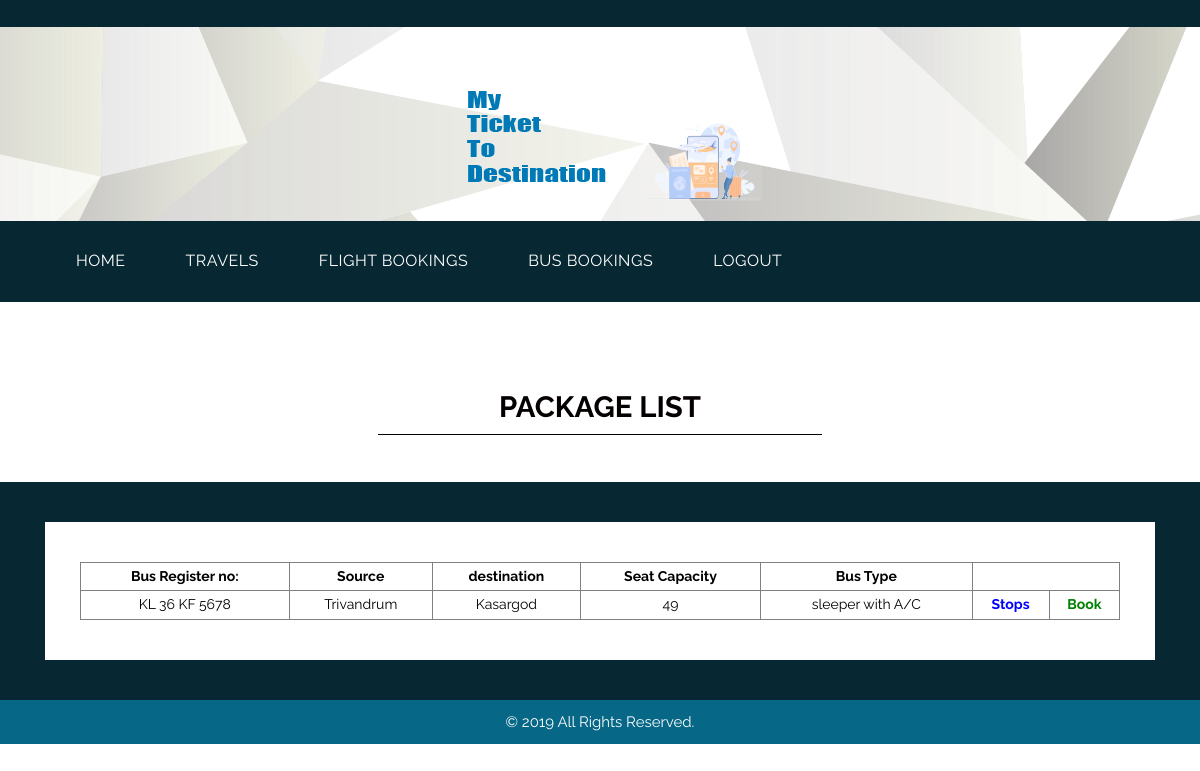
Screenshot of /viewbus.php?cid=1 with the database file from the repository.
### tables this page shows
CREATE TABLE `tbl_bus` (
  `bid` int(11) NOT NULL AUTO_INCREMENT,
  `bregno` varchar(20) NOT NULL,
  `src` varchar(20) NOT NULL,
  `dest` varchar(20) NOT NULL,
  `seat_capacity` int(11) NOT NULL,
  `bus_type` varchar(20) NOT NULL,
  `cid` int(11) DEFAULT NULL,
  PRIMARY KEY (`bid`)
);

### DatabaseCon.php (called while the page is built, shortened)
<?php
class DatabaseCon {
private $dbhost = 'localhost:3306';
private $dbuser = 'root';
private $dbpass = '';
private $conn;
   function __construct()
   		 {
      		$this->conn = mysql_connect($this->dbhost, $this->dbuser, $this->dbpass);
        }
   function selectData($str)
   {
   $retval=mysql_query($str,$this->conn);
   return $retval;
   }
}
?>

### viewbus.php (the view, shortened to what this page needs)
<!DOCTYPE html>
<html lang="en">
<head>
<link rel="stylesheet" type="text/css" href="css/bootstrap.min.css">
<link rel="stylesheet" type="text/css" href="css/style.css">
<link rel="stylesheet" href="css/responsive.css">
<link rel="stylesheet" href="css/jquery.mCustomScrollbar.min.css">
<link rel="stylesheet" href="https://netdna.bootstrapcdn.com/font-awesome/4.0.3/css/font-awesome.css">
<link rel="stylesheet" href="css/owl.carousel.min.css">
<link rel="stylesheet" href="css/owl.theme.default.min.css">
<link rel="stylesheet" href="https://cdnjs.cloudflare.com/ajax/libs/fancybox/2.1.5/jquery.fancybox.min.css" media="screen">
</head>
<body>
	<div class="header_main">
		<div class="container">
			<div class="logo"><a href="#"><img src="images/logo1.png"></a></div>
		</div>
	</div>
	<div class="header">
		<div class="container">
            <div class="col-sm-12">
                 <div class="menu-area">
                    <nav class="navbar navbar-expand-lg ">
                        <div class="collapse navbar-collapse" id="navbarSupportedContent">
                            <ul class="navbar-nav mr-auto">
                        <li class="nav-item active">
                                <a class="nav-link" href="custhome.php">HOME<span class="sr-only">(current)</span></a> </li>
								<li class="nav-item">
                                <a class="nav-link" href="uviewcom.php">TRAVELS</a></li>
<li class="nav-item">
                                <a class="nav-link" href="vfbook.php">FLIGHT BOOKINGS</a></li>
<li class="nav-item">
                                <a class="nav-link" href="vbbook.php">BUS BOOKINGS</a></li>
                                <li class="#" href="#">
      	                        <a class="nav-link" href="index.html">LOGOUT</a></li>
</ul>
                        </div>
                    </nav>
                </div>
            </div>
        </div>
    </div>
    <div class="contact_main">
    <div class="touch_section">
        <div class="container">
            <h1 class="touch_text">PACKAGE LIST</h1>
        </div>
    </div>
    <div class="lets_touch_main">
        <div class="container">
            <div class="row">
                          <div class="col-md-12">
                    <div class="row">
                        <div class="col-md-12">
                        <div class="input_main">
                       <div class="container">
						<table border="1" style="width:100%;text-align:center;color:black">
<tr>
<th>Bus Register no:</th>
<th>Source</th>
<th>destination</th>
<th>Seat Capacity</th>
<th>Bus Type</th>
</tr>
<?php include('DatabaseCon.php');
	$db=new DatabaseCon();
	$cid=$_GET['cid'];
	$s="select * from tbl_bus where cid=$cid";
	$rs=$db->selectData($s);
	while($row=mysql_fetch_array($rs)){
		?>
		<tr>
		<td><?php echo $row['bregno']; ?> </td>
		<td><?php echo $row['src']; ?> </td>
		<td><?php echo $row['dest']; ?> </td>
		<td><?php echo $row['seat_capacity']; ?> </td>
		<td><?php echo $row['bus_type']; ?> </td>
			<th><a href="viewstop.php?bid=<?php echo $row['bid']; ?>" style="color:blue">Stops</a></th>
		<th><a href="busbooking.php?bid=<?php echo $row['bid']; ?>" style="color:green">Book</a></th>
		</tr>
	<?php } ?>
	</table> </div>
                    </div>
                        </div>
                    </div>
                </div>
            </div>
        </div>
    </div>
  <div class="copyright">
        <div class="container">
            <div class="row">
                <div class="col-sm-12">
                   <p class="copyright_text">© 2019 All Rights Reserved.</a></p>
                </div>
            </div>
        </div>
    </div>
</body>
</html>

### css/style.css (style rules this page uses)
* { box-sizing: border-box !important; transition: ease all 0.5s; }
html { scroll-behavior: smooth; }
body { color: #666666; font-size: 14px; font-family: 'Raleway', sans-serif;; line-height: 1.80857; font-weight: normal; overflow-x: hidden; }
a { color: #1f1f1f; text-decoration: none !important; outline: none !important; -webkit-transition: all .3s ease-in-out; -moz-transition: all .3s ease-in-out; -ms-transition: all .3s ease-in-out; -o-transition: all .3s ease-in-out; transition: all .3s ease-in-out; }
h1, h2, h3, h4, h5, h6 { letter-spacing: 0; font-weight: normal; position: relative; padding: 0 0 10px 0; font-weight: normal; line-height: normal; color: #111111; margin: 0 }
h1 { font-size: 24px }
*, *::after, *::before { -webkit-box-sizing: border-box; -moz-box-sizing: border-box; box-sizing: border-box; }
ul, li, ol { margin: 0px; padding: 0px; list-style: none; }
p { margin: 20px; font-weight: 400; font-size: 15px; line-height: 24px; }
a { color: #ffffff; text-decoration: none; outline: none !important; }
.header_main { width: 100%; float: left; background-image: url(../images/header.png); height: auto; padding-top: 20px; padding-bottom: 40px; }
.logo { width: 100%; float: left; text-align: center; margin-top: 55px; }
.header { width: 100%; width: 100%; float: left; background-color: #072833; padding-bottom: 10px; padding-top: 10px; }
.header_main { width: 100%; float: left; background-image: url(../images/header.png); height: auto; padding-bottom: 20px; }
.navbar-expand-lg .navbar-nav .nav-link { padding-right: 60px; padding-left: 0; color: #fff; font-size: 16px; letter-spacing: 0.5px; }
.navbar-nav.mr-auto { width: 100%; margin: 0; display: block; }
.navbar-nav.mr-auto li { float: left; }
.touch_section { width: 100%; padding-top: 57px; margin-bottom: 47px; display: inline-block !important; }
.touch_text { width: 27%; margin: 0 auto; text-align: center; border-bottom: 1px solid #000; color: #050000; font-size: 22pt; font-weight: bold; }
.lets_touch_main { width: 100%; float: left; background-color: #072833; padding-top: 40px; padding-bottom: 40PX; }
.input_main { width: 100%; float: left; background-color: #ffffff; padding: 40px 20px; }
.contact_main { width: 100%; float: left; background-color: #ffffff; padding-top: 40px; }
.copyright { width: 100%; float: left; background-color: #076787; padding-top: 10px; padding-bottom: 10px; }
.copyright_text { width: 100%; float: left; color: #fbfdfd; text-align: center; margin: 0px; }
.contact_main { width: 100%; float: left; padding-top: 30px; }

### css/responsive.css (style rules this page uses)
.touch_text { width: 40%; }

### rows the page displays
tbl_bus: bregno "KL 36 KF 5678", src "Trivandrum", dest "Kasargod", seat_capacity "49", bus_type "sleeper with A/C"
